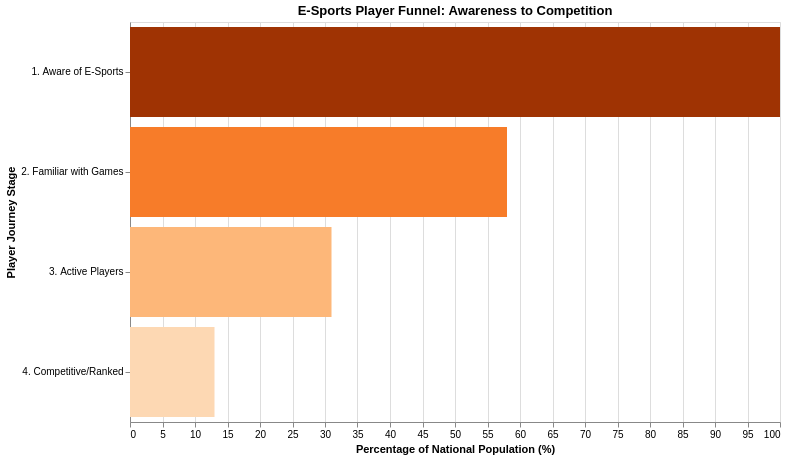

The Vega-Lite source for this figure:
### Vega-Lite specification from a JSON file in a GitHub repository (floating-point values rounded to 4 significant figures)
{"$schema": "https://vega.github.io/schema/vega-lite/v5.json", "title": "E-Sports Player Funnel: Awareness to Competition", "width": 650, "height": 400, "data": {"values": [{"stage": "1. Aware of E-Sports", "count": 89, "percentage": 100}, {"stage": "2. Familiar with Games", "count": 52, "percentage": 58}, {"stage": "3. Active Players", "count": 28, "percentage": 31}, {"stage": "4. Competitive/Ranked", "count": 12, "percentage": 13}]}, "mark": "bar", "encoding": {"x": {"field": "percentage", "type": "quantitative", "title": "Percentage of National Population (%)"}, "y": {"field": "stage", "type": "nominal", "sort": ["1. Aware of E-Sports", "2. Familiar with Games", "3. Active Players", "4. Competitive/Ranked"], "title": "Player Journey Stage"}, "color": {"field": "percentage", "type": "quantitative", "scale": {"scheme": "oranges"}, "legend": false}, "tooltip": [{"field": "stage", "type": "nominal", "title": "Stage"}, {"field": "count", "type": "quantitative", "title": "Count (% of 100M)"}, {"field": "percentage", "type": "quantitative", "title": "Percentage %"}]}}
